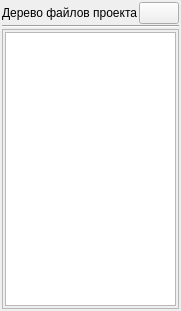
<?xml version="1.0" encoding="UTF-8"?>
<ui version="4.0">
 <class>tree_files_win</class>
 <widget class="QWidget" name="tree_files_win">
  <property name="geometry">
   <rect>
    <x>0</x>
    <y>0</y>
    <width>174</width>
    <height>311</height>
   </rect>
  </property>
  <property name="windowTitle">
   <string>Form</string>
  </property>
  <layout class="QVBoxLayout" name="verticalLayout" stretch="0,0,1">
   <property name="spacing">
    <number>1</number>
   </property>
   <property name="leftMargin">
    <number>2</number>
   </property>
   <property name="topMargin">
    <number>2</number>
   </property>
   <property name="rightMargin">
    <number>2</number>
   </property>
   <property name="bottomMargin">
    <number>2</number>
   </property>
   <item>
    <layout class="QHBoxLayout" name="horizontalLayout" stretch="0,1,0">
     <item>
      <widget class="QLabel" name="label_title_dialog">
       <property name="text">
        <string>Дерево файлов проекта</string>
       </property>
      </widget>
     </item>
     <item>
      <spacer name="horizontalSpacer">
       <property name="orientation">
        <enum>Qt::Horizontal</enum>
       </property>
       <property name="sizeHint" stdset="0">
        <size>
         <width>40</width>
         <height>20</height>
        </size>
       </property>
      </spacer>
     </item>
     <item>
      <widget class="QPushButton" name="pushButton_close">
       <property name="toolTip">
        <string>Скрыть</string>
       </property>
       <property name="text">
        <string/>
       </property>
      </widget>
     </item>
    </layout>
   </item>
   <item>
    <widget class="Line" name="line">
     <property name="orientation">
      <enum>Qt::Horizontal</enum>
     </property>
    </widget>
   </item>
   <item>
    <widget class="QFrame" name="frame">
     <property name="frameShape">
      <enum>QFrame::StyledPanel</enum>
     </property>
     <property name="frameShadow">
      <enum>QFrame::Raised</enum>
     </property>
     <layout class="QGridLayout" name="gridLayout">
      <property name="leftMargin">
       <number>2</number>
      </property>
      <property name="topMargin">
       <number>2</number>
      </property>
      <property name="rightMargin">
       <number>2</number>
      </property>
      <property name="bottomMargin">
       <number>2</number>
      </property>
      <property name="spacing">
       <number>2</number>
      </property>
      <item row="0" column="0">
       <widget class="QTreeWidget" name="treeWidget_project">
        <property name="verticalScrollMode">
         <enum>QAbstractItemView::ScrollPerPixel</enum>
        </property>
        <property name="animated">
         <bool>true</bool>
        </property>
        <property name="allColumnsShowFocus">
         <bool>true</bool>
        </property>
        <property name="headerHidden">
         <bool>true</bool>
        </property>
        <attribute name="headerHighlightSections">
         <bool>true</bool>
        </attribute>
        <column>
         <property name="text">
          <string notr="true">1</string>
         </property>
        </column>
       </widget>
      </item>
     </layout>
    </widget>
   </item>
  </layout>
 </widget>
 <resources/>
 <connections/>
</ui>
